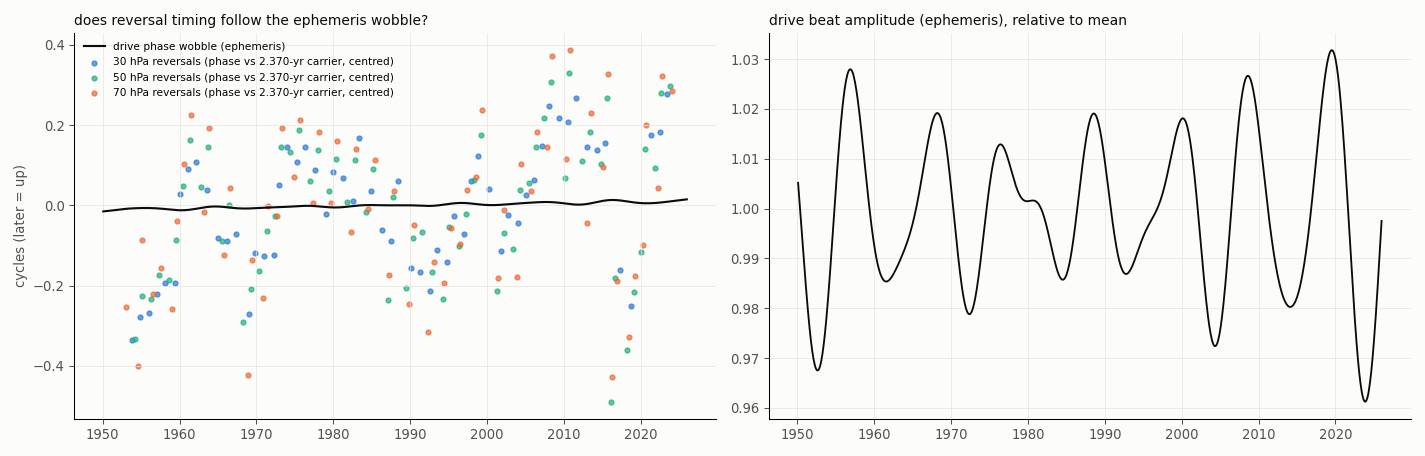

Write the Python code that produced this figure.
#!/usr/bin/env python3
"""Absolute-phase test: do QBO reversals follow the astronomically fixed beat? (2026-10-22)

Drive, nothing fitted: impulses at the June and December solstices (day 172 and half a year later), heights
sin(beta_moon) * sin(dec_sun) * (solar distance)^3 from Meeus' mean elements (astro() in qbo_tokamak.py).
Its beat phase psi(t): complex demodulation of the impulse series at f0 = 0.4219 cycles/yr, Gaussian-smoothed over
~2 beat cycles, psi = 2 pi f0 t + theta(t). theta(t) wobbles with the lunar orbit terms.
Reversals: as in qbo_phase_lock.py (30/50/70 hPa). Phase of reversal k: psi(t_k) + pi for easterly onsets.
  1. implied lag: the circular mean offset between reversals and the drive's phase, in months (modulo the beat; the
     sign convention of the drive is not fixed physically, so the half-cycle alternative is also given)
  2. lag-independent test: R with psi(t) vs R with the plain 2.370-yr carrier; null = psi(t + Delta) for random
     Delta (3-40 yr either way), which keeps the wobble statistics but misaligns them (R ignores a constant offset)
    python3 qbo_abs_phase.py  -> qbo_abs_phase.png, stdout
"""
from pathlib import Path

import matplotlib
import numpy as np

matplotlib.use("Agg")
import matplotlib.pyplot as plt  # noqa: E402

HERE = Path(__file__).resolve().parent
__file__ = str(HERE / "qbo_tokamak.py")
exec(open(HERE / "qbo_tokamak.py").read().split("DATA = {}")[0])            # astro()
_pl = open(HERE / "qbo_phase_lock.py").read()
exec(_pl.split("FS = np.arange")[0].split("INK, MUTED")[0])                 # FILES, F0
exec("def reversals" + _pl.split("def reversals")[1].split("def R(")[0])
INK, MUTED, GRID, SURF = "#0b0b0b", "#52514e", "#e4e3df", "#fcfcfb"
rng = np.random.default_rng(21)
P0 = 1 / F0

tn = np.concatenate([[y + 171.5 / 365.2422, y + (171.5 + 182.62) / 365.2422] for y in range(1880, 2070)])
_, sds, dist, sb = astro(tn); a = sb * sds * dist
tc = np.arange(1885.0, 2065.0, 1 / 12)
z = a * np.exp(-2j * np.pi * F0 * tn)
sig = 2 * P0 / 2.355
W = np.exp(-0.5 * ((tc[:, None] - tn[None, :]) / sig) ** 2)
zc = (W @ z) / W.sum(1)
theta = np.unwrap(np.angle(zc))
psi = lambda t, d=0.0: 2 * np.pi * F0 * t + np.interp(t + d, tc, theta)  # noqa: E731
print(f"drive beat-phase wobble theta(t): range {np.ptp(theta[(tc > 1953) & (tc < 2025)]) / (2 * np.pi):.3f} cycles over 1953-2024, "
      f"sd {np.std(theta[(tc > 1953) & (tc < 2025)]) / (2 * np.pi):.3f} cycles")
amp = np.abs(zc)
print(f"drive beat amplitude over 1953-2024: min/max {amp[(tc > 1953) & (tc < 2025)].min() / amp.mean():.2f} / {amp[(tc > 1953) & (tc < 2025)].max() / amp.mean():.2f} of mean")

R = lambda ph: np.mean(np.exp(1j * ph))  # noqa: E731
for L in FILES:
    t, s = reversals(*FILES[L]); half = np.where(s > 0, 0.0, np.pi)
    zl = R(2 * np.pi * F0 * t + half); za = R(psi(t) + half)
    off = (-np.angle(za) / (2 * np.pi)) % 1
    nul = []
    for _ in range(4000):
        d = rng.uniform(3, 40) * rng.choice([-1, 1]); nul.append(abs(R(psi(t, d) + half)))
    nul = np.array(nul)
    print(f"\n{L} hPa ({len(t)} reversals): R plain 2.370-yr carrier {abs(zl):.3f}; R astronomical phase {abs(za):.3f}; "
          f"time-shifted ephemeris {np.median(nul):.3f} (95th {np.percentile(nul, 95):.3f}), percentile of real {np.mean(nul < abs(za)) * 100:.1f}")
    print(f"   implied lag of westerly onsets behind the drive's beat (+ phase): {off * P0 * 12:5.1f} months "
          f"(or {((off + 0.5) % 1) * P0 * 12:5.1f} months with the drive's sign reversed); beat = {P0 * 12:.1f} months")
    for a0, b0 in ((1953, 1987), (1987, 2006), (2006, 2025)):
        m = (t >= a0) & (t < b0)
        print(f"   {a0}-{b0 - 1}: R plain {abs(R(2 * np.pi * F0 * t[m] + half[m])):.2f}  R astronomical {abs(R(psi(t[m]) + half[m])):.2f}")

fig, axs = plt.subplots(1, 2, figsize=(15, 4.8), facecolor=SURF)
ax = axs[0]; m = (tc > 1950) & (tc < 2026)
ax.plot(tc[m], (theta[m] - theta[m].mean()) / (2 * np.pi), color=INK, lw=1.6, label="drive phase wobble (ephemeris)")
cols = {30: "#2a78d6", 50: "#1baf7a", 70: "#eb6834"}
for L in FILES:
    t, s = reversals(*FILES[L]); ph = (F0 * t + np.where(s > 0, 0, 0.5)) % 1
    ph = np.angle(np.exp(2j * np.pi * (ph - np.angle(R(2 * np.pi * ph)) / (2 * np.pi)))) / (2 * np.pi)
    ax.scatter(t, -ph, s=14, color=cols[L], alpha=0.7, label=f"{L} hPa reversals (phase vs 2.370-yr carrier, centred)")
ax.set_ylabel("cycles (later = up)", color=MUTED); ax.set_title("does reversal timing follow the ephemeris wobble?", loc="left", fontsize=10.5, color=INK)
ax.legend(frameon=False, fontsize=8)
ax = axs[1]; ax.plot(tc[m], amp[m] / amp.mean(), color=INK, lw=1.4)
ax.set_title("drive beat amplitude (ephemeris), relative to mean", loc="left", fontsize=10.5, color=INK)
for a_ in axs:
    a_.set_facecolor(SURF); a_.tick_params(colors=MUTED); a_.grid(True, color=GRID, lw=0.5)
    for sp in ("top", "right"):
        a_.spines[sp].set_visible(False)
fig.tight_layout(); fig.savefig(HERE / "qbo_abs_phase.png", dpi=95, facecolor=SURF)
print("\nplot: qbo_abs_phase.png")
